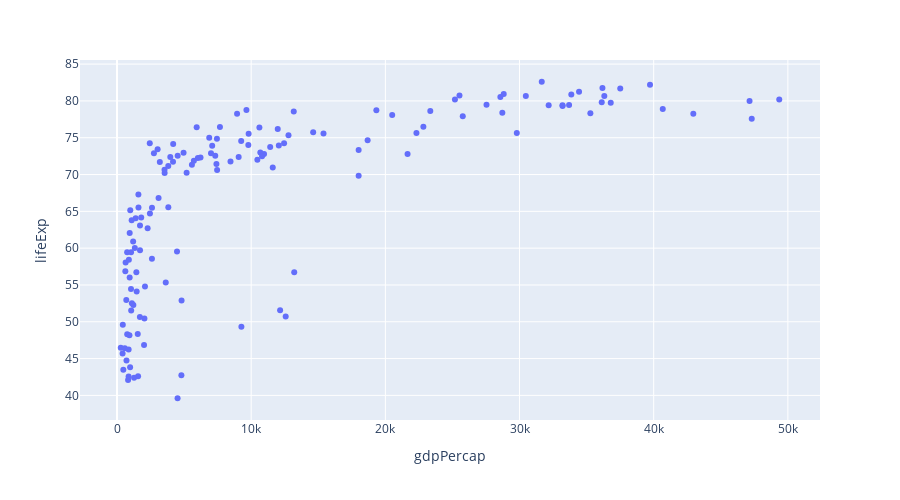

The notebook cell saved with this chart:
### Code cell
px.scatter(df, y='lifeExp', x='gdpPercap', hover_name='country', height=500)

### Figure 1 — Plotly figure (JSON) as saved in the notebook; plotly's stock layout.template omitted (floating-point values rounded to 4 significant figures; data arrays with more than 128 entries replaced by an {"elided": "..."} marker saying what was removed)
{"data": [{"hovertemplate": "<b>%{hovertext}</b><br><br>gdpPercap=%{x}<br>lifeExp=%{y}<extra></extra>", "hovertext": {"elided": "142 str values"}, "legendgroup": "", "marker": {"color": "#636efa", "symbol": "circle"}, "mode": "markers", "name": "", "orientation": "v", "showlegend": false, "type": "scatter", "x": {"elided": "142 float values"}, "xaxis": "x", "y": {"elided": "142 float values"}, "yaxis": "y"}], "layout": {"height": 500, "legend": {"tracegroupgap": 0}, "margin": {"t": 60}, "xaxis": {"anchor": "y", "domain": [0, 1], "title": {"text": "gdpPercap"}}, "yaxis": {"anchor": "x", "domain": [0, 1], "title": {"text": "lifeExp"}}}}
